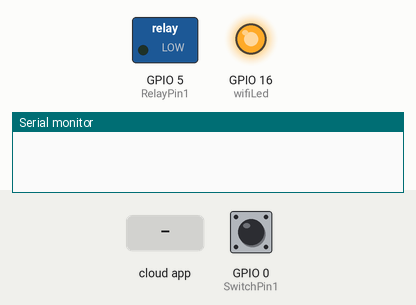
The sketch below on a simulated ESP8266 (NodeMCU). Parts: switched loads named in the sketch (green lamp = pin HIGH), output pins drawn as LEDs (lit = HIGH), the last lines printed to the serial monitor. Inputs (shaded band) come from the test bench; at power-on: GPIO 0 (SwitchPin1) HIGH. WiFi joins after 1.5 s; servers stay silent unless stated; not simulated (calls return 0 or success): arduino_secrets.h.

Above: at 2.7 s.
2.8 s: GPIO 0 (SwitchPin1) pulled LOW for 0.15 s
At 3.7 s:
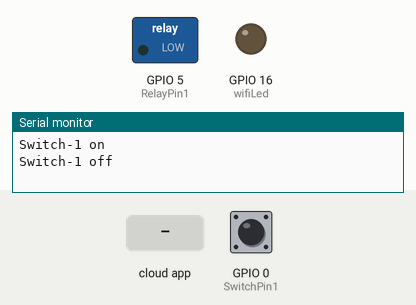
4.4 s: the phone or cloud app sets relay1 to 1
At 4.8 s:
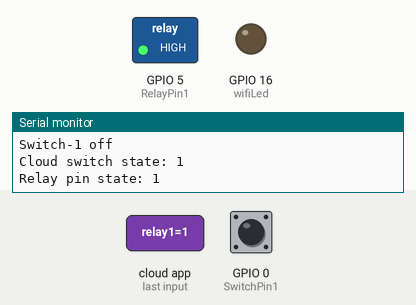
5.9 s: the phone or cloud app sets relay1 to 0
At 7.1 s:
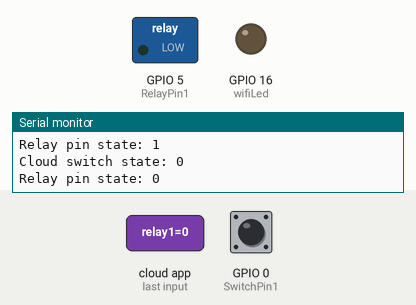
7.4 s: GPIO 0 (SwitchPin1) pulled LOW for 3.2 s
At 8.3 s:
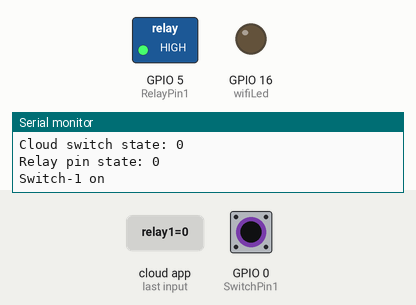
Timing chart, 0 to 12.1 s (numbered marks = the images above; inputs shaded):
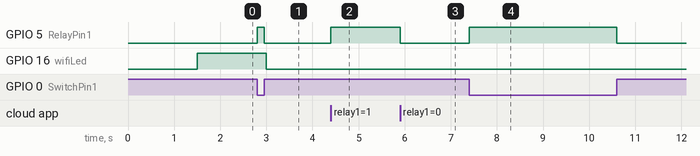

The sketch:

test-nodemcu.ino
```cpp
#include "arduino_secrets.h"
/*
  Sketch generated by the Arduino IoT Cloud Thing "Untitled"
  https://create.arduino.cc/cloud/things/d64bc0d5-b13e-4c98-8b44-c649573a7f0c

  Arduino IoT Cloud Variables description

  The following variables are automatically generated and updated when changes are made to the Thing

  bool led;

  Variables which are marked as READ/WRITE in the Cloud Thing will also have functions
  which are called when their values are changed from the Dashboard.
  These functions are generated with the Thing and added at the end of this sketch.
*/

#include "thingProperties.h"

#define wifiLed 16 // D0
#define RelayPin1 5  // D2
#define SwitchPin1 0 // D3


int toggleState_1 = 0; // Define integer to remember the toggle state for relay 1


void onRelay1Change();

CloudSwitch relay1;

void initProperties(){

  ArduinoCloud.setBoardId(DEVICE_LOGIN_NAME);
  ArduinoCloud.setSecretDeviceKey(DEVICE_KEY);

  ArduinoCloud.addProperty(relay1, READWRITE, ON_CHANGE, onRelay1Change);

}

WiFiConnectionHandler ArduinoIoTPreferredConnection(SSID, PASS);

const int debounceDelay = 200; // Debounce delay in milliseconds
unsigned long lastDebounceTime1 = 0;

bool pinstate = LOW;
bool previousSwitchState1 = LOW;
bool SwitchState_1 = LOW;

void manual_control() {
  unsigned long currentMillis = millis();

  // Manual Switch Control
  /*
  if (digitalRead(SwitchPin1) == LOW && previousSwitchState1 == LOW) {
    if (currentMillis - lastDebounceTime1 >= debounceDelay) {
      toggleState_1 = !toggleState_1;
      digitalWrite(RelayPin1, !toggleState_1);
      relay1 = toggleState_1;
      lastDebounceTime1 = currentMillis;
    }
  }
  previousSwitchState1 = digitalRead(SwitchPin1);
  */

   if (digitalRead(SwitchPin1) == LOW && SwitchState_1 == LOW) {
    digitalWrite(RelayPin1, HIGH);
    toggleState_1 = 1;
    SwitchState_1 = HIGH;
    relay1 = toggleState_1;
    Serial.println("Switch-1 on");
  }
  if (digitalRead(SwitchPin1) == HIGH && SwitchState_1 == HIGH) {
    digitalWrite(RelayPin1, LOW);
    toggleState_1 = 0;
    SwitchState_1 = LOW;
    relay1 = toggleState_1;
    Serial.println("Switch-1 off");
  }


}


void setup() {
  // Initialize serial and wait for port to open:
  Serial.begin(9600);
  // This delay gives the chance to wait for a Serial Monitor without blocking if none is found
  delay(1500);

  // Defined in thingProperties.h
  initProperties();

  // Connect to Arduino IoT Cloud
  ArduinoCloud.begin(ArduinoIoTPreferredConnection);

  /*
     The following function allows you to obtain more information
     related to the state of network and IoT Cloud connection and errors
     the higher number the more granular information you’ll get.
     The default is 0 (only errors).
     Maximum is 4
 */
  setDebugMessageLevel(3);
  ArduinoCloud.printDebugInfo();

  pinMode(RelayPin1, OUTPUT);

  digitalWrite(RelayPin1, LOW);

  pinMode(wifiLed, OUTPUT);

  pinMode(SwitchPin1, INPUT_PULLUP);


  digitalWrite(wifiLed, HIGH);

}

void loop() {
  ArduinoCloud.update();


  manual_control();

  if (WiFi.status() != WL_CONNECTED) {
    digitalWrite(wifiLed, HIGH);
  } else {
    digitalWrite(wifiLed, LOW);
  }

}


/*
  Since Led is READ_WRITE variable, onRelay1Change() is
  executed every time a new value is received from IoT Cloud.
*/
void onRelay1Change() {

  toggleState_1 = relay1;
  Serial.println((String)"Cloud switch state: "+ toggleState_1);

  if (toggleState_1 == 1) {
    // turn relay on
    digitalWrite(RelayPin1, HIGH);
  } else {
    // turn relay off
    digitalWrite(RelayPin1, LOW);
  }
  pinstate = digitalRead(RelayPin1);
  Serial.println((String)"Relay pin state: "+ pinstate);
}
```

thingProperties.h
```cpp
// Code generated by Arduino IoT Cloud, DO NOT EDIT.

#include <ArduinoIoTCloud.h>
#include <Arduino_ConnectionHandler.h>

const char DEVICE_LOGIN_NAME[]  = "3ef78459-8351-408b-a451-d2697f850cfb";

const char SSID[]        = SECRET_SSID;    // Network SSID (name)
const char PASS[]        = SECRET_OPTIONAL_PASS;    // Network password (use for WPA, or use as key for WEP)
const char DEVICE_KEY[]  = SECRET_DEVICE_KEY;    // Secret device password
```

Measured:
- after the input at 2.8 s, GPIO 5 (RelayPin1): LOW → HIGH at once, → LOW 0.15 s later
- after the input at 4.4 s, GPIO 5 (RelayPin1): LOW → HIGH at once
- after the input at 5.9 s, GPIO 5 (RelayPin1): HIGH → LOW at once
- after the input at 7.4 s, GPIO 5 (RelayPin1): LOW → HIGH at once, → LOW 3.2 s later
